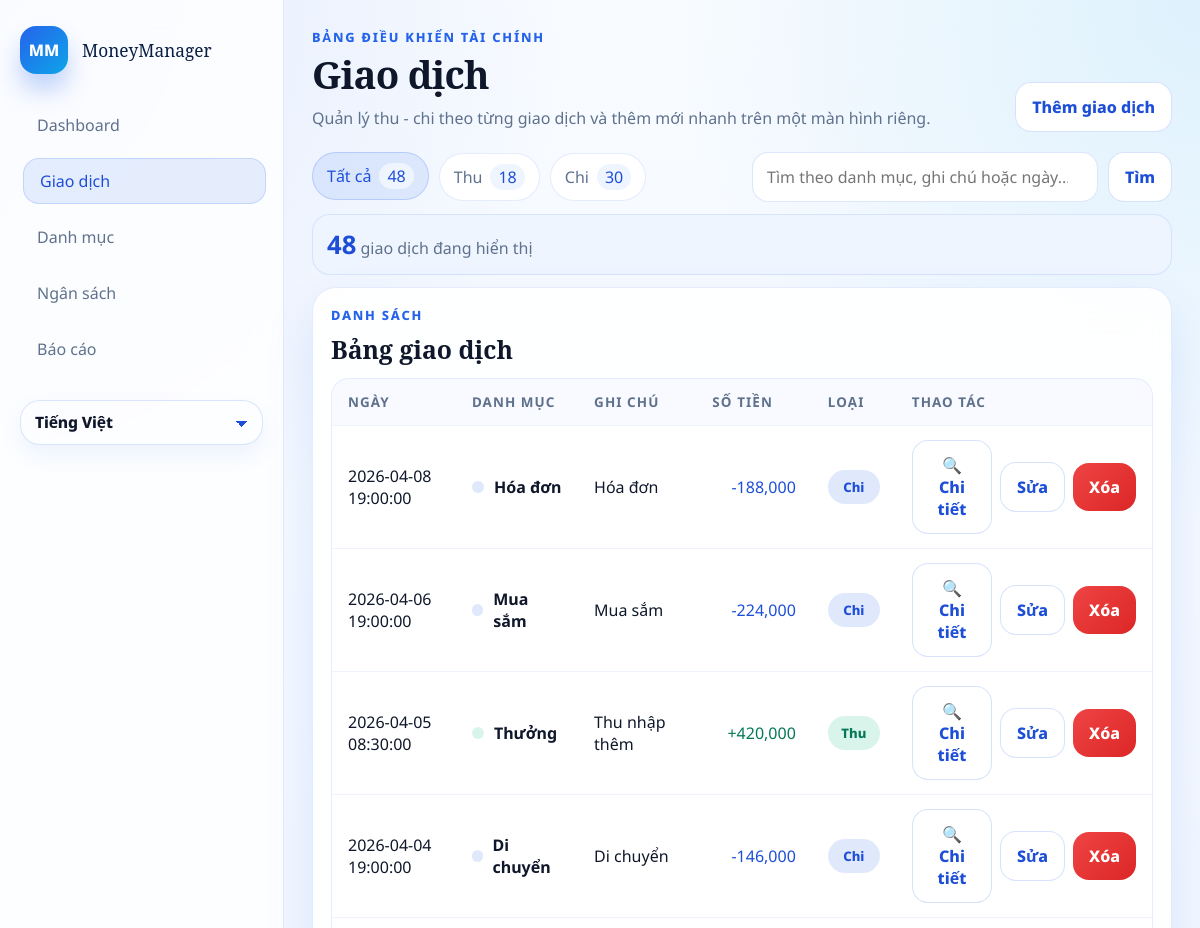
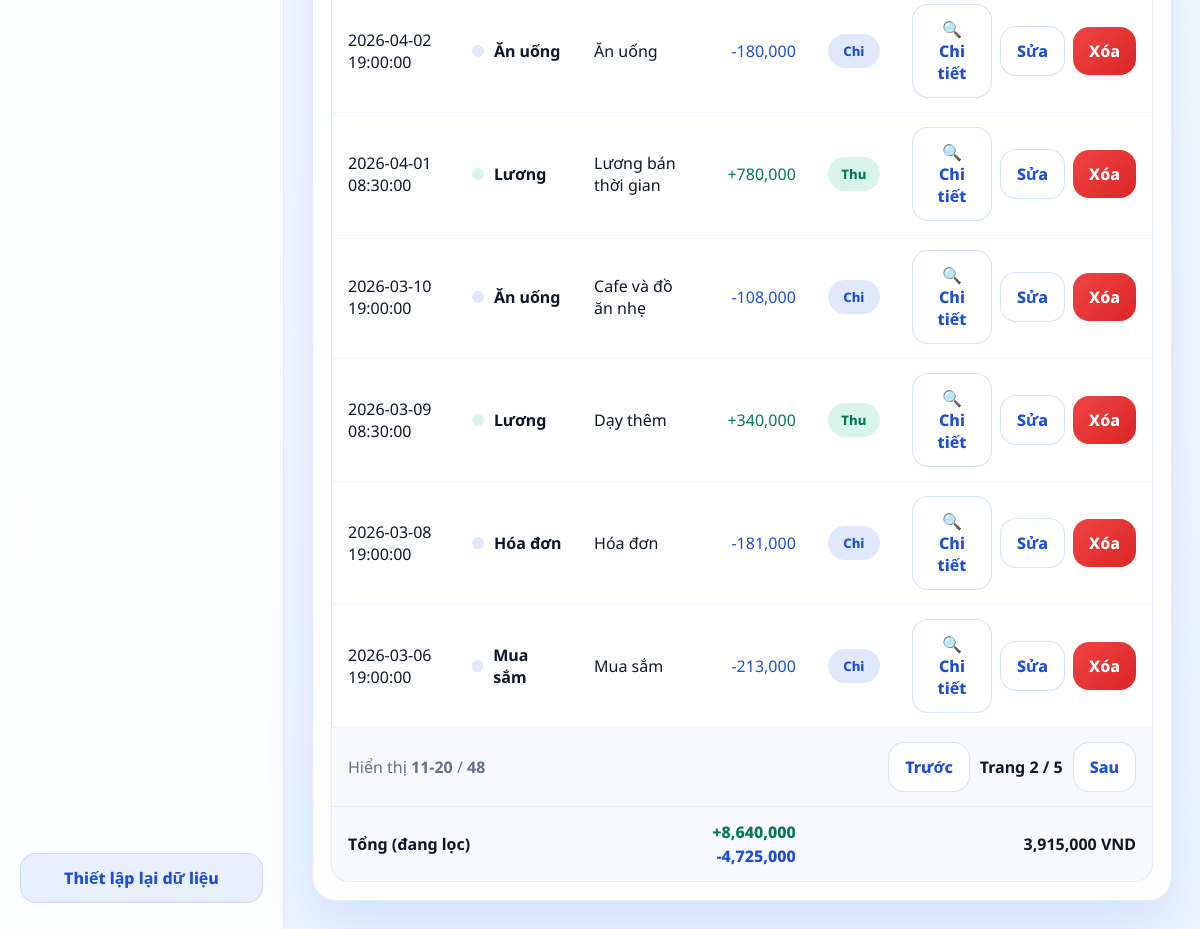
/transactions?q=&type=all&page=2, run on the app's committed database (2 pictures, top to bottom).
### tables this page shows
CREATE TABLE transactions (
        id INTEGER PRIMARY KEY AUTOINCREMENT,
        date TEXT NOT NULL,
        amount REAL NOT NULL,           -- Số dương cho thu, số âm cho chi
        category_id INTEGER NOT NULL,   -- Tham chiếu sang bảng categories
        note TEXT,
        FOREIGN KEY (category_id) REFERENCES categories (id)
        );

CREATE TABLE categories (
            id INTEGER PRIMARY KEY AUTOINCREMENT,
            key TEXT UNIQUE NOT NULL,
            value TEXT NOT NULL,
            type INTEGER NOT NULL CHECK (type IN (0, 1)) -- 0: chi, 1: thu
        );

### app.py (the view)
@app.route("/transactions")
def transactions_page() -> str:
    search_query = request.args.get("q", default="").strip()
    return render_template(
        "transactions.html",
        **_transaction_form_context(
            "transactions",
            t("transactions_title"),
            t("transactions_subtitle"),
            search_query,
        ),
    )

### app.py (called while the page is built)
def _current_language() -> str:
    language = session.get("language", "vi")
    return language if language in FILE_TRANSLATIONS else "vi"

def t(key: str) -> str:
    language = _current_language()
    return FILE_TRANSLATIONS.get(language, FILE_TRANSLATIONS.get("vi", {})).get(key, key)

@app.context_processor
def inject_language_context() -> dict[str, object]:
    return {
        "current_lang": _current_language(),
        "supported_languages": [
            {
                "code": option["code"],
                "label": t("language_vi") if option["code"] == "vi" else t("language_en"),
            }
            for option in SUPPORTED_LANGUAGES
        ],
        "t": t,
        "category_label": _category_label,
        "note_label": _note_label,
    }

def _format_money(value: float) -> str:
    return f"{value:,.0f}"

def _category_label(category_key: str, fallback: str | None = None) -> str:
    label_key = f"category_label_{category_key}"
    label = t(label_key)
    if label != label_key:
        return label
    return fallback or category_key

def _note_label(note_text: str | None) -> str:
    if not note_text:
        return ""
    translation_key = _NOTE_TRANSLATION_KEYS.get(note_text)
    return t(translation_key) if translation_key else note_text

def _month_bounds(year: int, month: int) -> tuple[str, str]:
    start = datetime(year, month, 1, 0, 0, 0)
    end_day = calendar.monthrange(year, month)[1]
    end = datetime(year, month, end_day, 23, 59, 59)
    return start.strftime("%Y-%m-%d %H:%M:%S"), end.strftime("%Y-%m-%d %H:%M:%S")

def _ensure_db() -> None:
    if not app.config.get("DATABASE_READY", False):
        db_helper.init_db()
        app.config["DATABASE_READY"] = True

### modulo/db_helper.py (called while the page is built)
def get_connection():
    db_dir = os.path.join(os.path.dirname(__file__), '../database')
    db_path = os.path.join(db_dir, 'finance.db')
    os.makedirs(db_dir, exist_ok=True)
    conn = sqlite3.connect(db_path)
    conn.row_factory = sqlite3.Row
    return conn

def get_all_categories():
    conn = get_connection()
    cursor = conn.cursor()
    cursor.execute('SELECT * FROM categories ORDER BY type, value')
    rows = cursor.fetchall()
    conn.close()
    return [dict(row) for row in rows]

def get_setting(key):
    conn = get_connection()
    cursor = conn.cursor()
    cursor.execute('SELECT value FROM settings WHERE key = ?', (key,))
    row = cursor.fetchone()
    conn.close()
    return row['value'] if row else None

### templates/transactions.html (shortened to what this page needs)
{% extends "base.html" %}
{% block content %}
<section class="transaction-toolbar">
  <div class="chip-row">
    <a class="chip {% if transaction_type_filter == 'all' %}active{% endif %}" href="{{ url_for('transactions_page', q=search_query) }}">
      {{ t('all') }} <span>{{ transaction_type_counts.all }}</span>
    </a>
    <a class="chip {% if transaction_type_filter == 'income' %}active{% endif %}" href="{{ url_for('transactions_page', q=search_query, type='income') }}">
      {{ t('income') }} <span>{{ transaction_type_counts.income }}</span>
    </a>
    <a class="chip {% if transaction_type_filter == 'expense' %}active{% endif %}" href="{{ url_for('transactions_page', q=search_query, type='expense') }}">
      {{ t('expense') }} <span>{{ transaction_type_counts.expense }}</span>
    </a>
  </div>
  <form class="search-bar search-bar-wide" method="get" action="{{ url_for('transactions_page') }}">
    <input id="transactionSearch" type="search" name="q" value="{{ search_query }}" placeholder="{{ t('search_placeholder') }}">
    <button type="submit" class="btn btn-outline">{{ t('search') }}</button>
  </form>
</section>
<section class="transaction-summary-strip module-tip">
  <div>
    <strong>{{ transaction_count_display }}</strong>
    <span>{{ t('search_results') }}</span>
  </div>
</section>
<section class="module-grid module-grid-transactions">
  <article class="panel panel-wide">
    <div class="panel-head panel-head-tight">
      <div>
        <p class="panel-kicker">{{ t('transaction_list') }}</p>
        <h2>{{ t('transactions_table') }}</h2>
      </div>
    </div>
    <div class="table-wrap">
      <table class="transaction-table">
        <thead>
          <tr>
            <th>{{ t('date') }}</th>
            <th>{{ t('category') }}</th>
            <th>{{ t('note') }}</th>
            <th class="align-right">{{ t('amount') }}</th>
            <th>{{ t('type') }}</th>
            <th class="align-right">{{ t('action') }}</th>
          </tr>
        </thead>
        <tbody id="transactionTableBody">
          {% for item in transactions %}
            <tr class="transaction-row-clickable"
              data-search="{{ item.date }} {{ category_label(item.category_key, item.category_name) }} {{ item.category_key }} {{ note_label(item.note) }} {{ item.note or '' }} {{ item.amount }}"
                data-transaction-id="{{ item.id }}"
                data-transaction-date="{{ item.date }}"
                data-transaction-category="{{ category_label(item.category_key, item.category_name) }}"
              data-transaction-note="{{ note_label(item.note) }}"
                data-transaction-amount="{{ item.amount }}"
                data-transaction-amount-display="{{ item.amount|abs|money }} VND"
                data-transaction-kind="{{ t('income_type') if item.category_type == 1 else t('expense_type') }}"
                data-transaction-edit-url="{{ url_for('edit_transaction', transaction_id=item.id) }}"
                data-transaction-delete-url="{{ url_for('delete_transaction', transaction_id=item.id) }}">
              <td>{{ item.date }}</td>
              <td>
                <div class="table-category">
                  <span class="transaction-dot {{ 'income' if item.category_type == 1 else 'expense' }}"></span>
                  <strong>{{ category_label(item.category_key, item.category_name) }}</strong>
                </div>
              </td>
              <td>{{ note_label(item.note) or '-' }}</td>
              <td class="align-right amount-cell {{ 'income' if item.amount >= 0 else 'expense' }}">
                {{ '+' if item.amount >= 0 else '-' }}{{ item.amount|abs|money }}
              </td>
              <td>
                <span class="badge {{ 'badge-income' if item.category_type == 1 else 'badge-expense' }}">
                  {{ t('income') if item.category_type == 1 else t('expense') }}
                </span>
              </td>
              <td>
                <div class="table-actions">
                  <button type="button" class="btn btn-mini btn-outline" data-open-detail-modal>🔍 {{ t('details') }}</button>
                  <a class="btn btn-mini btn-outline" href="{{ url_for('edit_transaction', transaction_id=item.id) }}">{{ t('edit') }}</a>
                  <form action="{{ url_for('delete_transaction', transaction_id=item.id) }}" method="post" data-confirm="{{ t('confirm_delete_transaction') }}" onsubmit="return confirm(this.dataset.confirm);">
                    <button type="submit" class="btn btn-mini btn-danger">{{ t('delete') }}</button>
                  </form>
                </div>
              </td>
            </tr>
          {% else %}
            <tr class="empty-row">
              <td colspan="6">{{ t('no_transactions') }}</td>
            </tr>
          {% endfor %}
        </tbody>
        <tfoot>
          <tr class="table-foot table-foot-pagination">
            <td colspan="6">
              <div class="table-pagination">
                <div>
                  {{ t('showing') }} <strong>{{ pagination.display_start }}-{{ pagination.display_end }}</strong>
                  / <strong>{{ pagination.total_items }}</strong>
                </div>
                <div class="pagination-actions">
                  {% if pagination.has_prev %}
                    <a class="btn btn-mini btn-outline" href="{{ url_for('transactions_page', q=search_query, type=transaction_type_filter, page=pagination.prev_page) }}">{{ t('previous') }}</a>
                  {% else %}
                    <span class="btn btn-mini btn-outline is-disabled">{{ t('previous') }}</span>
                  {% endif %}
                  <span class="pagination-page">{{ t('page') }} <strong>{{ pagination.page }}</strong> / {{ pagination.total_pages }}</span>
                  {% if pagination.has_next %}
                    <a class="btn btn-mini btn-outline" href="{{ url_for('transactions_page', q=search_query, type=transaction_type_filter, page=pagination.next_page) }}">{{ t('next') }}</a>
                  {% else %}
                    <span class="btn btn-mini btn-outline is-disabled">{{ t('next') }}</span>
                  {% endif %}
                </div>
              </div>
            </td>
          </tr>
          <tr class="table-foot">
            <td colspan="3"><strong>{{ t('filter_total') }}</strong></td>
            <td class="align-right">
              <div class="table-foot-stack">
                <div class="income">+{{ transactions_total_income|money }}</div>
                <div class="expense">-{{ transactions_total_expense|money }}</div>
              </div>
            </td>
            <td colspan="2" class="align-right"><strong>{{ transactions_total_net|money }} VND</strong></td>
          </tr>
        </tfoot>
      </table>
    </div>
  </article>
</section>
{% endblock %}

### data on the page
transactions: date "2026-04-08 19:00:00", note "Hóa đơn", amount "-", amount|abs "188,000", t "Chi tiết", t "Sửa", t "Xóa"
categories: key+value "Hóa đơn", type "Chi"
transactions: date "2026-04-06 19:00:00", note "Mua sắm", amount "-", amount|abs "224,000", t "Chi tiết", t "Sửa", t "Xóa"
categories: key+value "Mua sắm", type "Chi"
transactions: date "2026-04-05 08:30:00", note "Thu nhập thêm", amount "+", amount|abs "420,000", t "Chi tiết", t "Sửa", t "Xóa"
categories: key+value "Thưởng", type "Thu"
transactions: date "2026-04-04 19:00:00", note "Di chuyển", amount "-", amount|abs "146,000", t "Chi tiết", t "Sửa", t "Xóa"
categories: key+value "Di chuyển", type "Chi"
transactions: date "2026-04-02 19:00:00", note "Ăn uống", amount "-", amount|abs "180,000", t "Chi tiết", t "Sửa", t "Xóa"
categories: key+value "Ăn uống", type "Chi"
transactions: date "2026-04-01 08:30:00", note "Lương bán thời gian", amount "+", amount|abs "780,000", t "Chi tiết", t "Sửa", t "Xóa"
categories: key+value "Lương", type "Thu"
transactions: date "2026-03-10 19:00:00", note "Cafe và đồ ăn nhẹ", amount "-", amount|abs "108,000", t "Chi tiết", t "Sửa", t "Xóa"
transactions: date "2026-03-09 08:30:00", note "Dạy thêm", amount "+", amount|abs "340,000", t "Chi tiết", t "Sửa", t "Xóa"
transactions: date "2026-03-08 19:00:00", note "Hóa đơn", amount "-", amount|abs "181,000", t "Chi tiết", t "Sửa", t "Xóa"
transactions: date "2026-03-06 19:00:00", note "Mua sắm", amount "-", amount|abs "213,000", t "Chi tiết", t "Sửa", t "Xóa"

### other printed values
{{ t('dashboard') }} "Dashboard"
{{ t('transactions') }} "Giao dịch"
{{ t('categories') }} "Danh mục"
{{ t('budget') }} "Ngân sách"
{{ t('reports') }} "Báo cáo"
{{ t('reset_data') }} "Thiết lập lại dữ liệu"
{{ t('finance_dashboard') }} "BẢNG ĐIỀU KHIỂN TÀI CHÍNH"
{{ page_title }} "Giao dịch"
{{ page_subtitle }} "Quản lý thu - chi theo từng giao dịch và thêm mới nhanh trên một màn hình riêng."
{{ t('add_transaction') }} "Thêm giao dịch"
{{ t('all') }} "Tất cả"
{{ transaction_type_counts.all }} "48"
{{ t('income') }} "Thu"
{{ transaction_type_counts.income }} "18"
{{ t('expense') }} "Chi"
